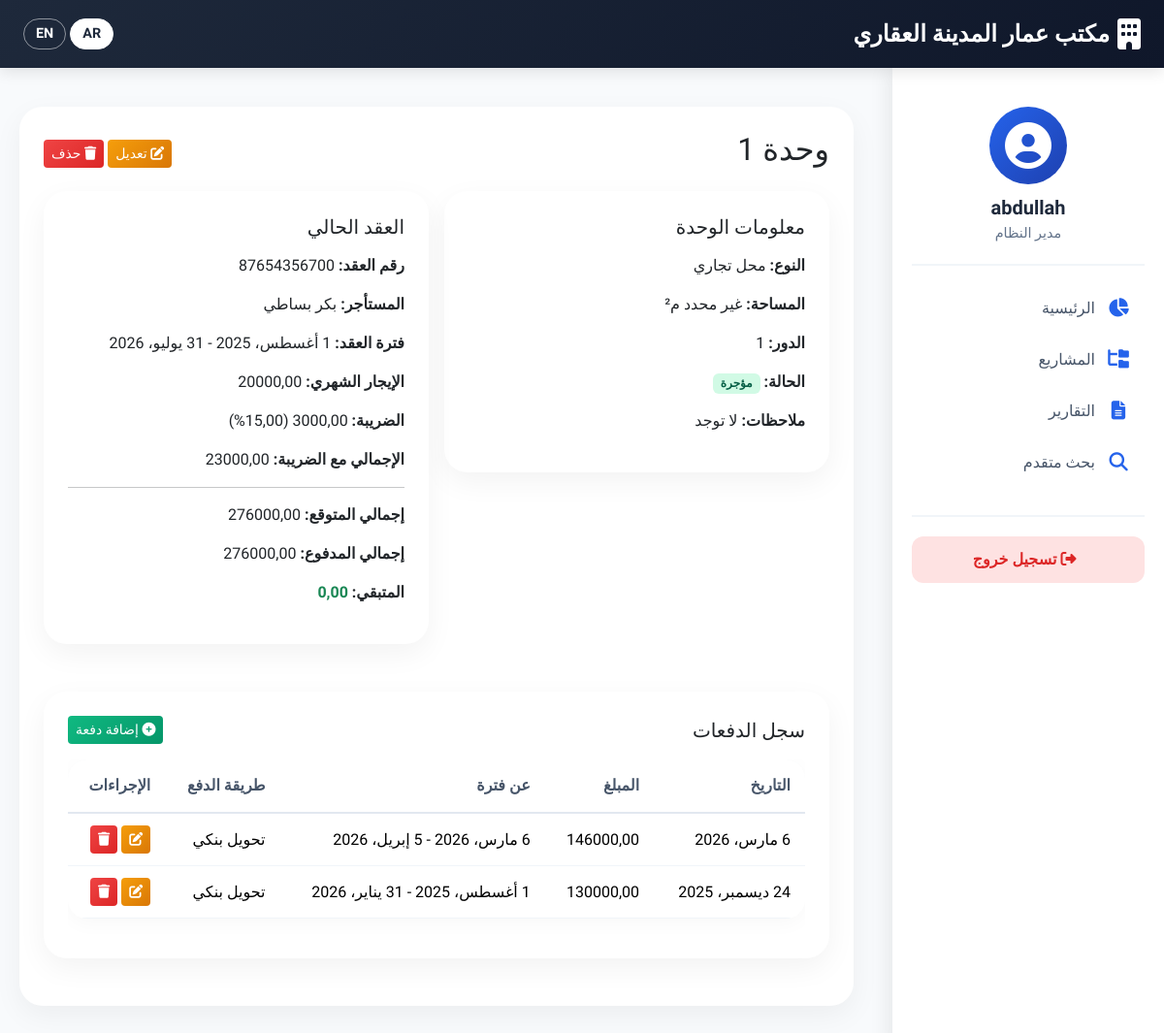
The page /unit/4/ (signed in) on the database its author committed.
### rentals/models.py (models this page shows, shortened)
class Unit(models.Model):
    UNIT_TYPES = [
        ('shop', 'محل تجاري'),
        ('apartment', 'شقة سكنية'),
        ('room', 'غرفة'),
        ('farm_unit', 'وحدة زراعية'),
        ('office', 'مكتب'),
        ('warehouse', 'مستودع'),
        ('other', 'أخرى'),
    ]
    sub_category = models.ForeignKey(SubCategory, on_delete=models.CASCADE, related_name='units', verbose_name="القسم الداخلي")
    unit_number = models.CharField(max_length=50, verbose_name="رقم/اسم الوحدة")
    unit_type = models.CharField(max_length=20, choices=UNIT_TYPES, verbose_name="نوع الوحدة")
    floor = models.IntegerField(verbose_name="الدور", null=True, blank=True)
    area = models.FloatField(verbose_name="المساحة (م²)", null=True, blank=True)
    is_rented = models.BooleanField(default=False, verbose_name="مؤجرة حالياً؟")
    notes = models.TextField(blank=True, verbose_name="ملاحظات")
    image = models.ImageField(upload_to='units/%Y/%m/', verbose_name="صورة الوحدة", blank=True, null=True)
    created_at = models.DateTimeField(auto_now_add=True)
    updated_at = models.DateTimeField(auto_now=True)
    class Meta:
        unique_together = ['sub_category', 'unit_number']
        verbose_name = "وحدة"
        verbose_name_plural = "الوحدات"
        ordering = ['sub_category', 'unit_number']
    @property
    def current_contract(self):
        return self.contracts.filter(is_active=True).first()

class Contract(models.Model):
    RENT_TYPE_CHOICES = [
        ('monthly', 'شهري'),
        ('yearly', 'سنوي'),
    ]
    PAYMENT_INTERVAL_CHOICES = [
        ('monthly', 'شهري'),
        ('quarterly', 'ربع سنوي'),
        ('half_yearly', 'نصف سنوي'),
        ('yearly', 'سنوي'),
    ]
    contract_number = models.CharField(max_length=100, unique=True, verbose_name="رقم العقد")
    unit = models.ForeignKey(Unit, on_delete=models.CASCADE, related_name='contracts', verbose_name="الوحدة")
    tenant = models.ForeignKey(Tenant, on_delete=models.CASCADE, related_name='contracts', verbose_name="المستأجر")
    start_date = models.DateField(verbose_name="تاريخ بداية العقد")
    lease_duration_months = models.PositiveIntegerField(default=12, verbose_name="مدة العقد (بالأشهر)")
    rent_type = models.CharField(max_length=10, choices=RENT_TYPE_CHOICES, default='monthly', verbose_name="نوع الإيجار")
    rent_amount = models.DecimalField(max_digits=12, decimal_places=2, verbose_name="قيمة الإيجار")
    has_tax = models.BooleanField(default=True, verbose_name="تطبق الضريبة؟")
    tax_rate = models.DecimalField(max_digits=5, decimal_places=2, default=15.00, validators=[MinValueValidator(0), MaxValueValidator(100)], verbose_name="نسبة الضريبة (%)")
    payment_interval = models.CharField(max_length=20, choices=PAYMENT_INTERVAL_CHOICES, default='monthly', verbose_name="دورة السداد")
    is_active = models.BooleanField(default=True, verbose_name="العقد ساري؟")
    contract_file = models.FileField(upload_to='contracts/%Y/%m/', verbose_name="ملف العقد", blank=True, null=True)
    notes = models.TextField(blank=True, verbose_name="ملاحظات")
    created_at = models.DateTimeField(auto_now_add=True)
    updated_at = models.DateTimeField(auto_now=True)
    grace_period_days = models.PositiveIntegerField(default=0, verbose_name="فترة السماح (أيام)", help_text="عدد الأيام قبل بداية العقد التي لا تحتسب فيها الضريبة")
    class Meta:
        verbose_name = "عقد"
        verbose_name_plural = "العقود"
        ordering = ['-created_at']
    @property
    def end_date(self):
        from dateutil.relativedelta import relativedelta
        return self.start_date + relativedelta(months=self.lease_duration_months) - relativedelta(days=1)
    @property
    def monthly_rent(self):
        if self.rent_type == 'yearly':
            return self.rent_amount / 12
        return self.rent_amount
    @property
    def tax_amount_monthly(self):
        if self.has_tax:
            return self.monthly_rent * (self.tax_rate / 100)
        return 0
    @property
    def total_monthly_with_tax(self):
        return self.monthly_rent + self.tax_amount_monthly
    @property
    def duration_months(self):
        return self.lease_duration_months
    @property
    def total_expected(self):
        return self.total_monthly_with_tax * self.duration_months
    @property
    def total_paid(self):
        total = self.payments.aggregate(Sum('amount_paid'))['amount_paid__sum']
        return total or 0
    @property
    def remaining(self):
        return self.total_expected - self.total_paid

class Tenant(models.Model):
    name = models.CharField(max_length=200, verbose_name="الاسم الكامل")
    identity_number = models.CharField(max_length=50, verbose_name="رقم الهوية/الإقامة")
    phone = models.CharField(max_length=20, verbose_name="رقم الجوال")
    phone2 = models.CharField(max_length=20, blank=True, verbose_name="جوال آخر")
    email = models.EmailField(blank=True, verbose_name="البريد الإلكتروني")
    address = models.TextField(blank=True, verbose_name="العنوان")
    id_image = models.ImageField(upload_to=tenant_id_path, verbose_name="صورة الهوية", blank=True, null=True)
    notes = models.TextField(blank=True, verbose_name="ملاحظات")
    is_deleted = models.BooleanField(default=False, verbose_name="محذوف؟")
    created_at = models.DateTimeField(auto_now_add=True)
    class Meta:
        verbose_name = "مستأجر"
        verbose_name_plural = "المستأجرون"
        ordering = ['name']
        unique_together = ['identity_number', 'is_deleted']  # يسمح بتكرار الرقم مع is_deleted=True

class Payment(models.Model):
    contract = models.ForeignKey(Contract, on_delete=models.CASCADE, related_name='payments', verbose_name="العقد")
    payment_date = models.DateField(verbose_name="تاريخ الدفع")
    amount_paid = models.DecimalField(max_digits=12, decimal_places=2, verbose_name="المبلغ المدفوع")
    for_period_start = models.DateField(verbose_name="بداية الفترة المدفوعة")
    for_period_end = models.DateField(verbose_name="نهاية الفترة المدفوعة")
    payment_method = models.CharField(
        max_length=30,
        choices=[('cash', 'نقدي'), ('bank', 'تحويل بنكي'), ('check', 'شيك')],
        default='cash',
        verbose_name="طريقة الدفع"
    )
    reference_number = models.CharField(max_length=100, blank=True, verbose_name="رقم المرجع/الشيك")
    receipt_image = models.ImageField(upload_to='payments/%Y/%m/', verbose_name="صورة الإيصال", blank=True, null=True)
    notes = models.TextField(blank=True, verbose_name="ملاحظات")
    created_at = models.DateTimeField(auto_now_add=True)
    class Meta:
        verbose_name = "دفعة"
        verbose_name_plural = "الدفعات"
        ordering = ['-payment_date']

### rentals/views.py (the view)
# urls.py: path('unit/<int:pk>/', views.unit_detail, name='unit_detail'),
@login_required
def unit_detail(request, pk):
    unit = get_object_or_404(Unit, pk=pk)
    current_contract = unit.current_contract
    payments = []
    if current_contract:
        payments = current_contract.payments.all().order_by('-payment_date')
    context = {
        'unit': unit,
        'current_contract': current_contract,
        'payments': payments,
    }
    return render(request, 'rentals/unit_detail.html', context)

### rentals/templates/rentals/unit_detail.html (shortened to what this page needs)
{% extends 'rentals/base.html' %}
{% load i18n %}
{% block content %}
<div class="container-fluid px-0">
    <div class="d-flex justify-content-between align-items-center mb-3">
        <h2>وحدة {{ unit.unit_number }}</h2>
        <div>
            <a href="{% url 'edit_unit' unit.id %}" class="btn btn-warning-custom btn-sm">
                <i class="fas fa-edit"></i> تعديل
            </a>
            <a href="{% url 'delete_unit' unit.id %}" class="btn btn-danger-custom btn-sm">
                <i class="fas fa-trash"></i> حذف
            </a>
        </div>
    </div>
    <div class="row g-3 mb-4">
        <div class="col-md-6">
            <div class="content-card">
                <h5 class="mb-3">معلومات الوحدة</h5>
                <p><strong>النوع:</strong> {{ unit.get_unit_type_display }}</p>
                <p><strong>المساحة:</strong> {{ unit.area|default:"غير محدد" }} م²</p>
                <p><strong>الدور:</strong> {{ unit.floor|default:"غير محدد" }}</p>
                <p><strong>الحالة:</strong>
                    {% if unit.is_rented %}
                        <span class="badge badge-success-custom">مؤجرة</span>
                    {% else %}
                        <span class="badge badge-warning-custom">شاغرة</span>
                    {% endif %}
                </p>
                <p><strong>ملاحظات:</strong> {{ unit.notes|default:"لا توجد" }}</p>
            </div>
        </div>
        {% if current_contract %}
        <div class="col-md-6">
            <div class="content-card">
                <h5 class="mb-3">العقد الحالي</h5>
                <p><strong>رقم العقد:</strong> {{ current_contract.contract_number }}</p>
                <p><strong>المستأجر:</strong> {{ current_contract.tenant.name }}</p>
                <p><strong>فترة العقد:</strong> {{ current_contract.start_date }} - {{ current_contract.end_date }}</p>
                <p><strong>الإيجار الشهري:</strong> {{ current_contract.monthly_rent|floatformat:2 }}</p>
                <p><strong>الضريبة:</strong> {{ current_contract.tax_amount_monthly|floatformat:2 }} ({{ current_contract.tax_rate }}%)</p>
                <p><strong>الإجمالي مع الضريبة:</strong> {{ current_contract.total_monthly_with_tax|floatformat:2 }}</p>
                <hr>
                <p><strong>إجمالي المتوقع:</strong> {{ current_contract.total_expected|floatformat:2 }}</p>
                <p><strong>إجمالي المدفوع:</strong> {{ current_contract.total_paid|floatformat:2 }}</p>
                <p><strong>المتبقي:</strong> <span class="{% if current_contract.remaining > 0 %}text-danger{% else %}text-success{% endif %} fw-bold">{{ current_contract.remaining|floatformat:2 }}</span></p>
            </div>
        </div>
        {% endif %}
    </div>
    {% if current_contract %}
    <div class="content-card mb-4">
        <div class="d-flex justify-content-between align-items-center mb-3">
            <h5 class="mb-0">سجل الدفعات</h5>
            <a href="{% url 'add_payment' %}?contract={{ current_contract.id }}" class="btn btn-success-custom btn-sm">
                <i class="fas fa-plus-circle"></i> إضافة دفعة
            </a>
        </div>
        <div class="table-responsive">
            <table class="table table-custom">
                <thead>
                    <tr>
                        <th>التاريخ</th>
                        <th>المبلغ</th>
                        <th>عن فترة</th>
                        <th>طريقة الدفع</th>
                        <th>الإجراءات</th>
                    </tr>
                </thead>
                <tbody>
                    {% for payment in payments %}
                    <tr>
                        <td>{{ payment.payment_date }}</td>
                        <td>{{ payment.amount_paid|floatformat:2 }}</td>
                        <td>{{ payment.for_period_start }} - {{ payment.for_period_end }}</td>
                        <td>{{ payment.get_payment_method_display }}</td>
                        <td>
                            <a href="{% url 'edit_payment' payment.id %}" class="btn btn-warning-custom btn-sm">
                                <i class="fas fa-edit"></i>
                            </a>
                            <a href="{% url 'delete_payment' payment.id %}" class="btn btn-danger-custom btn-sm">
                                <i class="fas fa-trash"></i>
                            </a>
                        </td>
                    </tr>
                    {% empty %}
                    <tr>
                        <td colspan="5" class="text-center py-4">لا توجد دفعات مسجلة</td>
                    </tr>
                    {% endfor %}
                </tbody>
            </table>
        </div>
    </div>
    {% endif %}
</div>
{% endblock %}

### rentals/templates/rentals/base.html (shortened to what this page needs)
<!DOCTYPE html>
{% load static i18n %}
<html lang="ar" dir="rtl">
<head>
    <link rel="stylesheet" href="https://cdn.jsdelivr.net/npm/bootstrap@5.3.2/dist/css/bootstrap.rtl.min.css">
    <link rel="stylesheet" href="https://cdnjs.cloudflare.com/ajax/libs/font-awesome/6.5.1/css/all.min.css">
</head>
<body>
    <nav class="navbar navbar-custom">
        <div class="container-fluid px-4">
            <a class="navbar-brand" href="{% url 'home' %}">
                <i class="fas fa-building"></i>
                مكتب عمار المدينة العقاري
            </a>
            <div class="language-switcher">
                <form action="{% url 'set_language' %}" method="post" class="d-inline">
                    <button type="submit" name="language" value="ar" class="btn btn-sm btn-light">AR</button>
                    <button type="submit" name="language" value="en" class="btn btn-sm btn-outline-light">EN</button>
                </form>
            </div>
        </div>
    </nav>
    <div class="sidebar" id="sidebar">
        <div class="user-info">
            <div class="avatar">
                <i class="fas fa-user-circle"></i>
            </div>
            <h5>{{ user.get_username|default:"زائر" }}</h5>
            <p>{% if user.is_superuser %}مدير النظام{% else %}مستخدم{% endif %}</p>
        </div>
        <ul class="sidebar-menu">
            <li>
                <a href="{% url 'home' %}" {% if request.path == '/' %}class="active"{% endif %}>
                    <i class="fas fa-chart-pie"></i> الرئيسية
                </a>
            </li>
            <li>
                <a href="{% url 'main_categories' %}" {% if '/categories/' in request.path %}class="active"{% endif %}>
                    <i class="fas fa-folder-tree"></i> المشاريع
                </a>
            </li>
            <li>
                <a href="{% url 'reports_dashboard' %}" {% if '/reports/' in request.path %}class="active"{% endif %}>
                    <i class="fas fa-file-alt"></i> التقارير
                </a>
            </li>
            <li>
                <a href="{% url 'advanced_search' %}" {% if '/search/' in request.path %}class="active"{% endif %}>
                    <i class="fas fa-search"></i> بحث متقدم
                </a>
            </li>
        </ul>
        <div class="sidebar-footer">
            {% if user.is_authenticated %}
            <a href="{% url 'logout' %}" class="logout-btn">
                <i class="fas fa-sign-out-alt ms-2"></i> تسجيل خروج
            </a>
            {% else %}
            <a href="{% url 'login' %}" class="btn btn-primary-custom w-100 py-2">
                <i class="fas fa-sign-in-alt ms-2"></i> دخول
            </a>
            {% endif %}
        </div>
    </div>
    <div class="main-content" id="mainContent">
        <div class="content-card">
            {% block content %}{% endblock %}
        </div>
    </div>
</body>
</html>

### rows shown on the page
Unit: unit_number "1", unit_type "محل تجاري", area "غير محدد", floor "1", notes "لا توجد"
Contract: contract_number "87654356700", tenant.name "بكر بساطي", start_date "1 أغسطس، 2025", end_date "31 يوليو، 2026", monthly_rent "20000,00", tax_rate "15,00", total_monthly_with_tax "23000,00", total_expected "276000,00", total_paid "276000,00", remaining "0,00"
Payment: payment_date "6 مارس، 2026", amount_paid "146000,00", for_period_start "6 مارس، 2026", for_period_end "5 إبريل، 2026", payment_method "تحويل بنكي"
Payment: payment_date "24 ديسمبر، 2025", amount_paid "130000,00", for_period_start "1 أغسطس، 2025", for_period_end "31 يناير، 2026", payment_method "تحويل بنكي"

### other values the page prints
{{ user.get_username|default:"زائر" }} "abdullah"
